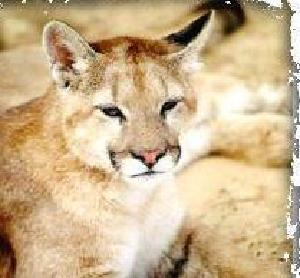
#> input picture 5-Categories/cougar_face/image_0001.jpg, 300 x 278 px, found by its file name
$ jupyter execute --allow-errors CV-Assign-2-Sports.ipynb
#> lines starting #> are read from the running program, lines starting #| are printed output that depends on the picture
#> in main, image is the input picture: shape (278, 300, 3); mean B, G, R 142.9, 180.2, 204.6
[cell 1]
import cv2
import numpy as np
import os
import glob
from matplotlib import pyplot as plt
from skimage.feature import hog
import numpy as np
from sklearn.model_selection import train_test_split, GridSearchCV, KFold
from sklearn.svm import SVC
from sklearn.multioutput import MultiOutputClassifier
from sklearn.metrics import accuracy_score, classification_report
from skimage import data, exposure
from sklearn import datasets, svm, metrics
from sklearn.neighbors import KNeighborsClassifier
from sklearn import metrics
from sklearn.preprocessing import StandardScaler
from sklearn.ensemble import RandomForestClassifier
from sklearn.decomposition import PCA
from sklearn.metrics import pairwise_distances

[cell 2]
#
# Color histogram as Global Feature
#
def compute_color_histogram(image):
    hsv = cv2.cvtColor(image, cv2.COLOR_BGR2HSV)

    hist_h = cv2.calcHist([hsv], [0], None, [256], [0, 256])
    hist_s = cv2.calcHist([hsv], [1], None, [256], [0, 256])
    hist_v = cv2.calcHist([hsv], [2], None, [256], [0, 256])

    # [14 lines of commented-out code are left out]
def compute_sift_features(image, nfeatures=200):
#> called with nfeatures = 200
    gray = cv2.cvtColor(image, cv2.COLOR_BGR2GRAY)
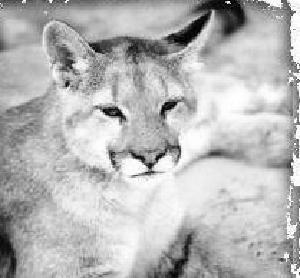
#> gray: shape (278, 300); min 0, max 255, mean 183.3

    sift = cv2.SIFT_create(nfeatures=nfeatures)
    # [6 lines of commented-out code are left out]

    keypoints, descriptors = sift.detectAndCompute(gray, None)
#> keypoints = 200 keypoints; strongest (x, y, size): (169, 105, 7.6), (112, 111, 9.8), (67, 84, 3.4), (150, 165, 4.1)

    # print(f"Number of keypoints: {len(keypoints)}")
    # print(descriptors.shape)

    keypoints = keypoints[:nfeatures]
    descriptors = descriptors[:nfeatures]
    sift_image = cv2.drawKeypoints(image, keypoints, None, flags=cv2.DRAW_MATCHES_FLAGS_DRAW_RICH_KEYPOINTS)
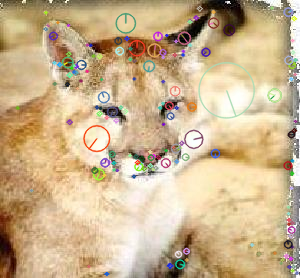
#> sift_image: shape (278, 300, 3); mean B, G, R 142.9, 179, 202.8

    # [6 lines of commented-out code are left out]
    return descriptors

def main():
    image_path = 'C:\\source\\repos\\cv-assignment\\5-Categories\\buddha\\image_0001.jpg'
    image = cv2.imread(image_path)

    # [7 lines of commented-out code are left out]
    compute_sift_features(image)

if __name__ == "__main__":
    main()

$ run again, with 5-Categories/cougar_face/image_0012.jpg copied over 5-Categories/cougar_face/image_0001.jpg
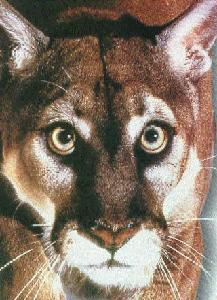
#> input picture 5-Categories/cougar_face/image_0012.jpg, 217 x 300 px, found by its file name
#> in main, image is the input picture: shape (300, 217, 3); mean B, G, R 103.4, 118.2, 134.1
#> in compute_sift_features, `gray = cv2.cvtColor(image, cv2.COLOR_BGR2GRAY)`:
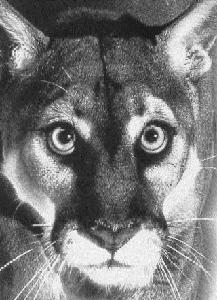
#> gray: shape (300, 217); min 9, max 255, mean 121.3
#> keypoints = 200 keypoints; strongest (x, y, size): (69, 136, 1.8), (134, 127, 12.5), (85, 128, 10.2), (34, 225, 1.8)
#> in compute_sift_features, `sift_image = cv2.drawKeypoints(image, keypoints, None, flags=cv2.DRAW_..`:
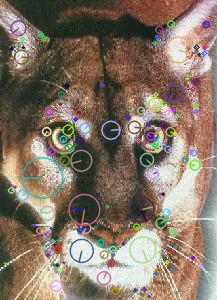
#> sift_image: shape (300, 217, 3); mean B, G, R 104.3, 118.2, 133.5

$ run again, with 5-Categories/cougar_face/image_0013.jpg copied over 5-Categories/cougar_face/image_0001.jpg
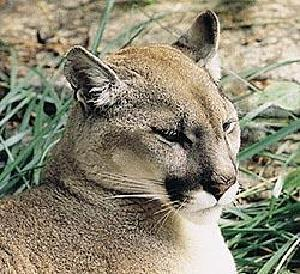
#> input picture 5-Categories/cougar_face/image_0013.jpg, 300 x 274 px, found by its file name
#> in main, image is the input picture: shape (274, 300, 3); mean B, G, R 115.5, 135.7, 140.8
#> in compute_sift_features, `gray = cv2.cvtColor(image, cv2.COLOR_BGR2GRAY)`:
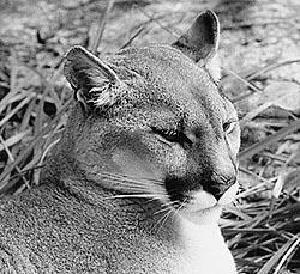
#> gray: shape (274, 300); min 0, max 255, mean 134.9
#> in compute_sift_features, `keypoints, descriptors = sift.detectAndCompute(gray, None)`: keypoints = 201 keypoints; strongest (x, y, size): (285, 253, 2.3), (267, 225, 1.9), (218, 198, 3.4), (225, 125, 4.4)
#> in compute_sift_features, `keypoints = keypoints[:nfeatures]`: keypoints = 200 keypoints; strongest (x, y, size): (285, 253, 2.3), (267, 225, 1.9), (218, 198, 3.4), (225, 125, 4.4)
#> in compute_sift_features, `sift_image = cv2.drawKeypoints(image, keypoints, None, flags=cv2.DRAW_..`:
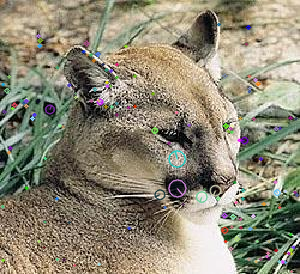
#> sift_image: shape (274, 300, 3); mean B, G, R 116.6, 136.3, 141.5

$ run again, with 5-Categories/cougar_face/image_0015.jpg copied over 5-Categories/cougar_face/image_0001.jpg
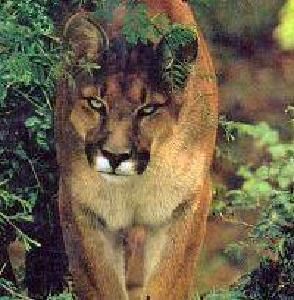
#> input picture 5-Categories/cougar_face/image_0015.jpg, 294 x 300 px, found by its file name
#> in main, image is the input picture: shape (300, 294, 3); mean B, G, R 72, 95.5, 107.6
#> in compute_sift_features, `gray = cv2.cvtColor(image, cv2.COLOR_BGR2GRAY)`:
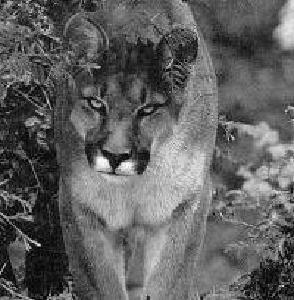
#> gray: shape (300, 294); min 0, max 255, mean 96.5
#> keypoints = 200 keypoints; strongest (x, y, size): (39, 245, 2.2), (102, 162, 8.3), (127, 166, 8), (48, 101, 2)
#> in compute_sift_features, `sift_image = cv2.drawKeypoints(image, keypoints, None, flags=cv2.DRAW_..`:
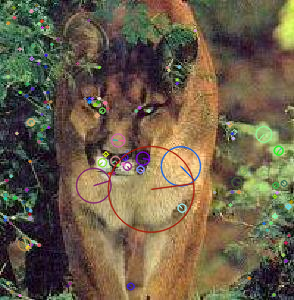
#> sift_image: shape (300, 294, 3); mean B, G, R 72.9, 95.2, 107.8
